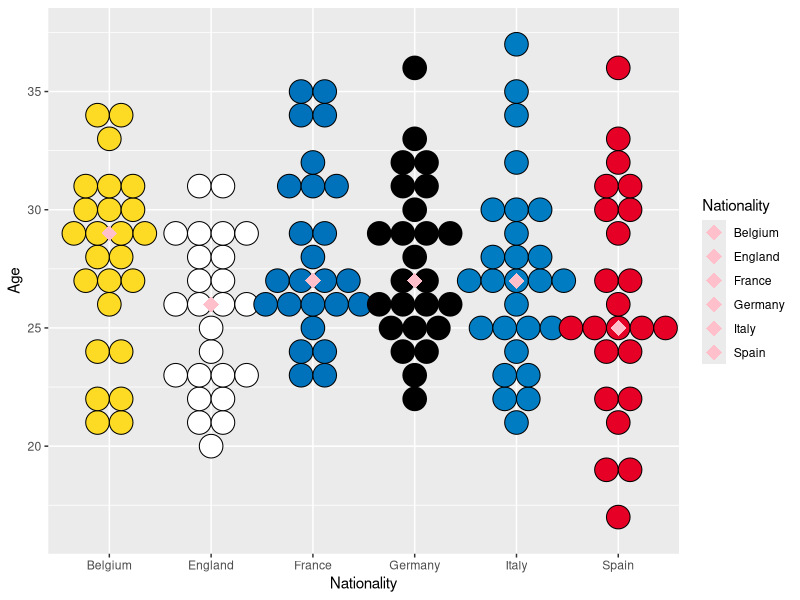
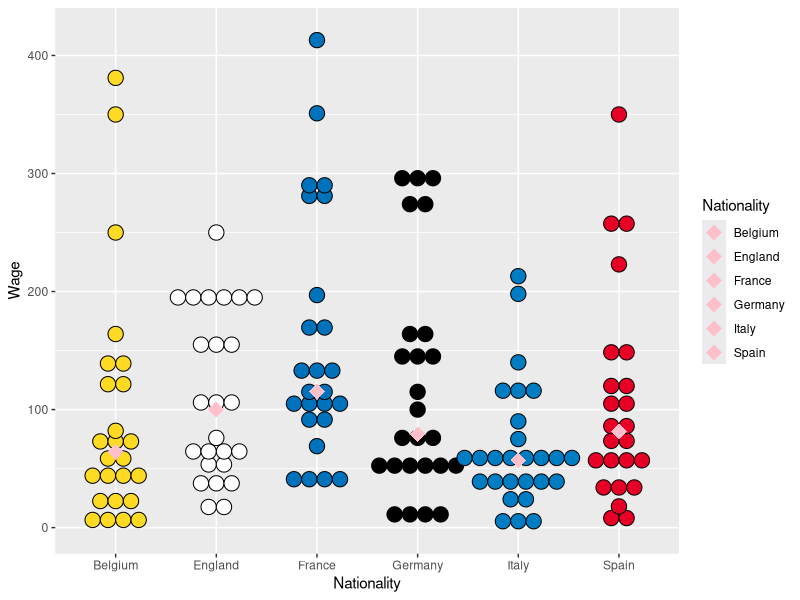
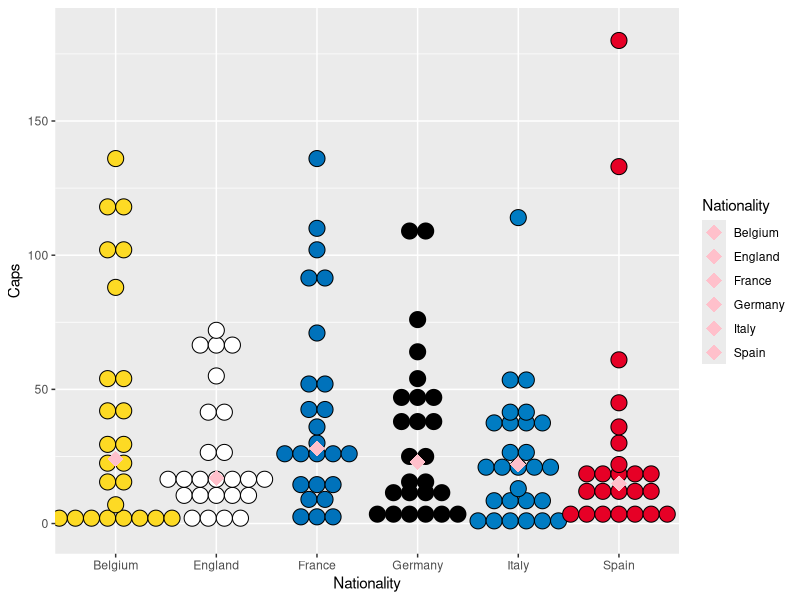
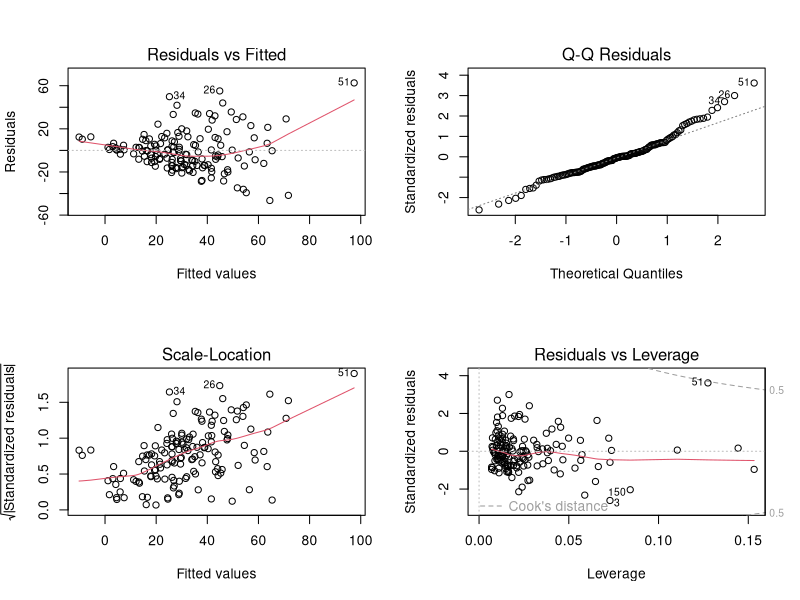
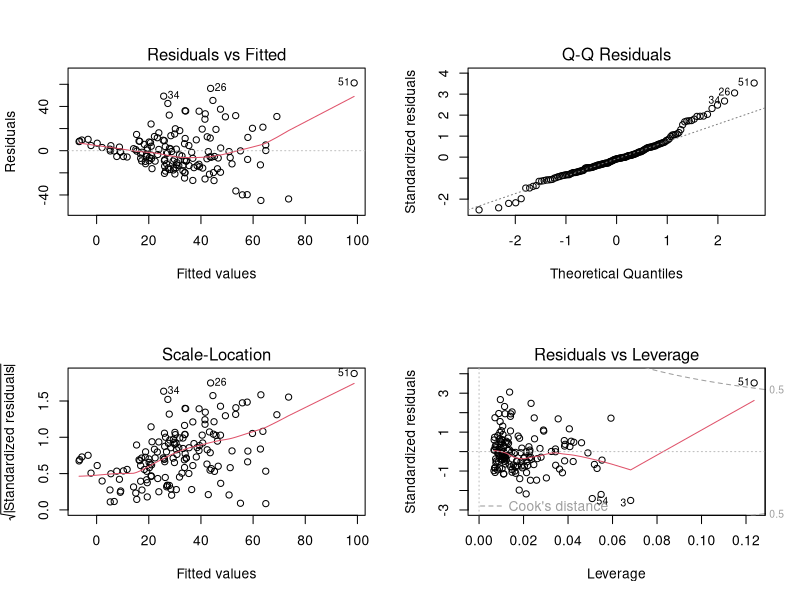
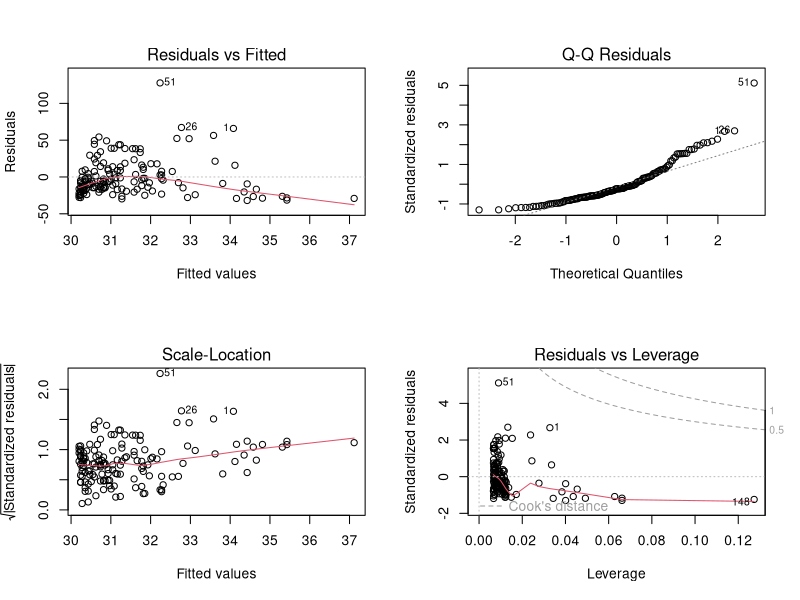
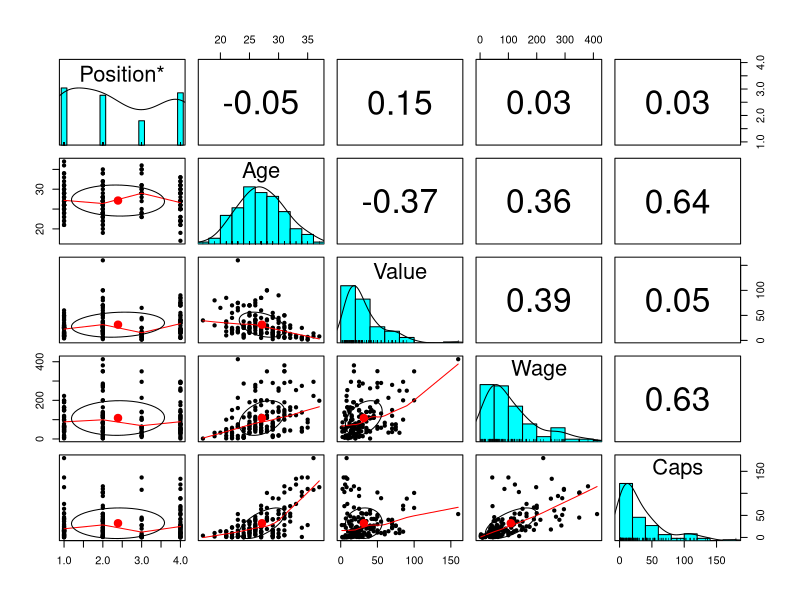
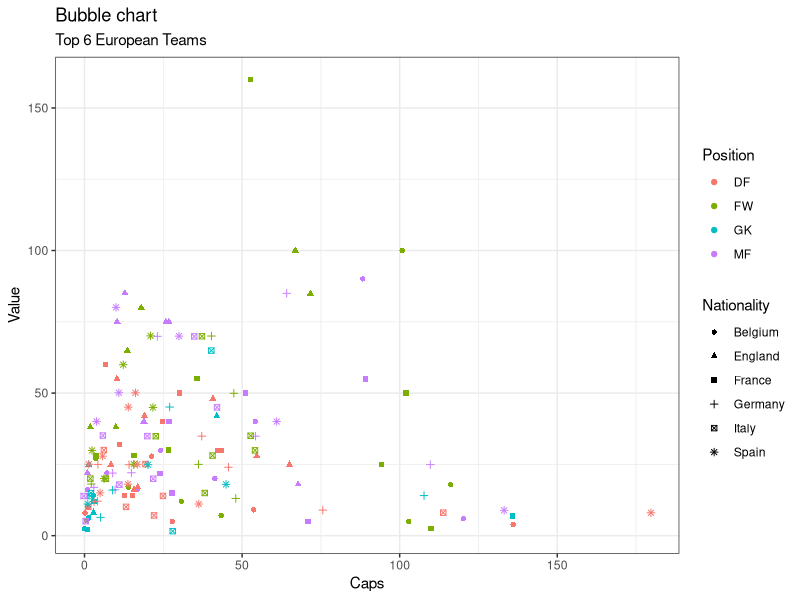

These figures' R source, in order:
## ---- chunk 1
knitr::opts_chunk$set(echo = TRUE)
library(tidyverse)
## ---- chunk 2
MoneyballData = read.csv("Moneyball Soccer Dataset.csv")
attach(MoneyballData)
# editing our dataset to extract data from
names(MoneyballData) = c("Players","Nationality","Club","Position","Age","Value","Wage","Caps") 
MoneyballData[9:13] <- list(NULL) # Remove some columns
 MoneyballData <- MoneyballData[-c(152:183), ] # Remove some rows
 MoneyballData <- MoneyballData %>% 
  arrange(Nationality, factor(Position, levels = c('FW', 'MF', 'DF', 'GK'))) # rearrange dataset for more user friendliness
## ---- chunk 3
# Dot Plots to see Equal Variance (value, wage and caps)
# Eaual variance is used to study equality of r population variances. If the r error variances σ_i^2 are equal, so will the expected values of the absolute deviations. Unequal error variances imply differing expected values of the absolute deviations 

# age
plot1 <- ggplot(MoneyballData, aes(x=Nationality, y=Age, fill = Nationality)) + scale_fill_manual(values=c("#FDDA24", "#FFFFFF", "#0072BB", "#000000", "#007CC3", "#E60026")) +
  geom_dotplot(binaxis='y', stackdir='center', binwidth = 1) + stat_summary(fun=median, geom="point", shape=18,
                 size=5, color="pink") 
plot1

# wage
plot2 <- ggplot(MoneyballData, aes(x=Nationality, y=Wage, fill = Nationality)) + scale_fill_manual(values=c("#FDDA24", "#FFFFFF", "#0072BB", "#000000", "#007CC3", "#E60026")) +
  geom_dotplot(binaxis='y', stackdir='center', binwidth = 13) + stat_summary(fun=median, geom="point", shape=18,
                 size=5, color="pink") 
plot2

# caps
plot3 <- ggplot(MoneyballData, aes(x=Nationality, y=Caps, fill = Nationality)) + scale_fill_manual(values=c("#FDDA24", "#FFFFFF", "#0072BB", "#000000", "#007CC3", "#E60026")) +
  geom_dotplot(binaxis='y', stackdir='center', binwidth = 6) + stat_summary(fun=median, geom="point", shape=18,
                 size=5, color="pink") 
plot3
## ---- chunk 4
attach(MoneyballData)
modelall <- lm(Value ~ Age + Wage + Caps)
summary(modelall)
par(mfrow=c(2,2))
plot(modelall) # The pattern in residual plot (Larger variance as fitted gets larger) but residual errors have mean value of zero, Normally distributed based on Q-Q plot, Errors have constant variance based on Scale-Location. Mbappe looks like a high leverage point based on Residuals vs Leverage.
## ---- chunk 5
modelwocaps <- lm(Value ~ Age + Wage)
summary(modelwocaps)
par(mfrow=c(2,2))
plot(modelwocaps) # same conclusions as modelall
## ---- chunk 6
modelcaps <- lm(Value ~ Caps)
summary(modelcaps)
par(mfrow=c(2,2))
plot(modelcaps) # bad Residuals vs. Fitted (Pattern in residual plot (smaller variance as fitted gets larger and residual errors have mean value not zero)
## ---- chunk 7
# correlation matrix between variables
library(psych)
pairs.panels(MoneyballData[4:8])
## ---- chunk 8
# bubble chart for 4-D data where variables can be both numerical or categorical
position_select <- MoneyballData[MoneyballData$Position %in% c("FW", "MF", "DF", "GK"), ]

# Plot setup and axis
theme_set(theme_bw())  
g <- ggplot(position_select, aes(Caps, Value)) + 
  labs(subtitle="Top 6 European Teams",
       title="Bubble chart")
# Bubble chart
par(mfrow=c(1,2))
g + geom_jitter(aes(col=Position, shape=Nationality)) 

# with linear regression line

# Plot to include linear regression line
theme_set(theme_bw())  
g <- ggplot(position_select, aes(Caps, Value)) + 
  labs(subtitle="Top 6 European Teams",
       title="Bubble chart with linear regression line")

g + geom_jitter(aes(col=Position, shape=Nationality)) + 
  geom_smooth(aes(col=Position), method="lm", se=F)
